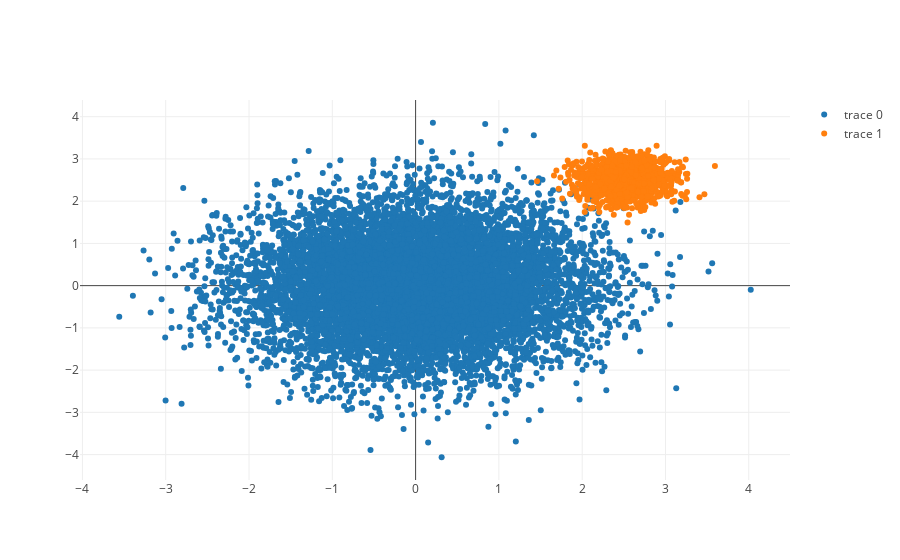

Notebook code for this chart:
### Markdown cell above
# Пример поиска аномалий одноклассовым SVM

### Code cell
from sklearn import svm

def oneclass_svm():
    X_train, X_test = np.random.normal(0, 1, (10000, 2)), np.random.normal(0, 1, (10000, 2))
    # Generate some abnormal novel observations
    X_outliers = np.random.normal(2.5, 0.3, (1000, 2))
    # fit the model
    clf = svm.OneClassSVM(nu=0.01, kernel="rbf", gamma=0.1)
    clf.fit(X_train)
    y_pred_train = clf.predict(X_train)
    y_pred_test = clf.predict(X_test)
    y_pred_outliers = clf.predict(X_outliers)
    n_error_train = y_pred_train[y_pred_train == -1].size
    n_error_test = y_pred_test[y_pred_test == -1].size
    n_error_outliers = y_pred_outliers[y_pred_outliers == 1].size

    print(f'n_error_train = {n_error_train}\n'
          f'n_error_test = {n_error_test}\n'
          f'n_error_outliers = {n_error_outliers}')
    return X_train, X_outliers

regulars, anomalies = oneclass_svm()

# Посмотрим, как же отличаются распределения распределения аномалий и нормальных объектов
trace1 = go.Scatter(
    x = regulars[:, 0],
    y = regulars[:, 1],
    mode = 'markers'
)
trace2 = go.Scatter(
    x = anomalies[:, 0],
    y = anomalies[:, 1],
    mode = 'markers'
)

data = [trace1, trace2]

# Plot and embed in ipython notebook!
iplot(data, filename='basic-scatter')

### Figure 1 — Plotly figure (JSON) as saved in the notebook; plotly's stock layout.template omitted (floating-point values rounded to 4 significant figures; data arrays with more than 128 entries replaced by an {"elided": "..."} marker saying what was removed)
{"data": [{"mode": "markers", "type": "scatter", "uid": "3b0204e6-bcef-11e8-aed8-bcee7b594fb1", "x": {"elided": "10000 float values"}, "y": {"elided": "10000 float values"}}, {"mode": "markers", "type": "scatter", "uid": "3b0204e7-bcef-11e8-aed8-bcee7b594fb1", "x": {"elided": "1000 float values"}, "y": {"elided": "1000 float values"}}], "layout": {}}
